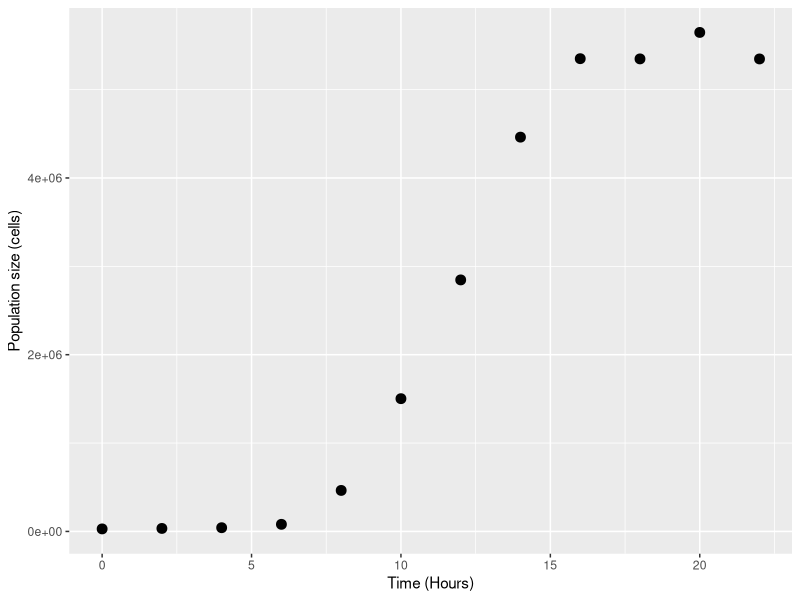
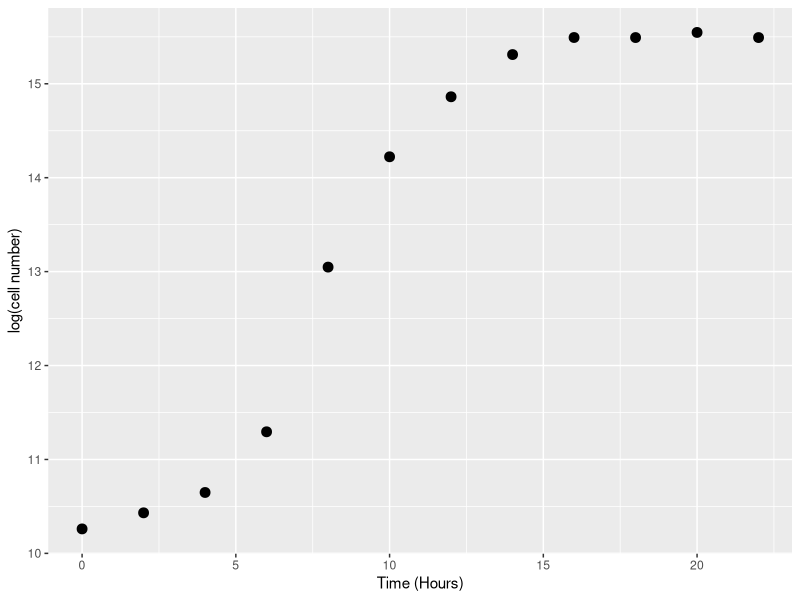
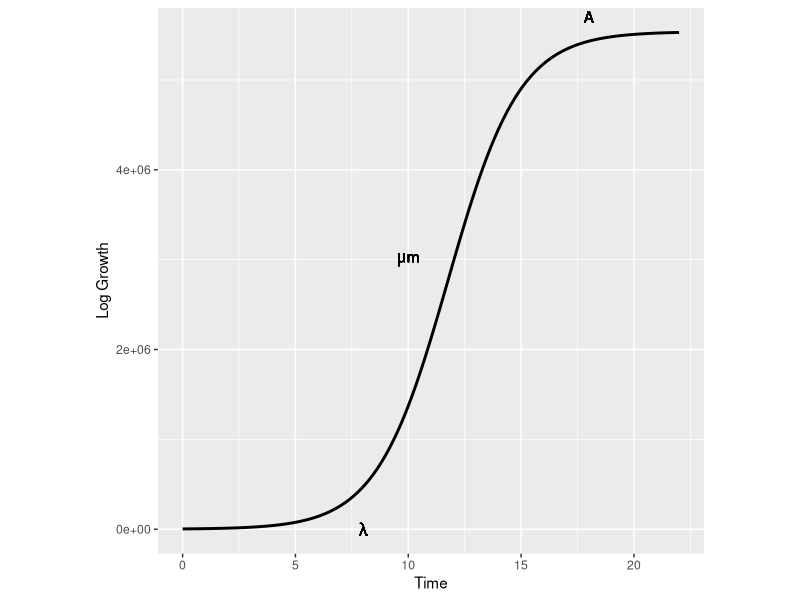

Source code (R) for these figures, in order:
library(tidyverse)
library(minpack.lm)
t <- seq(0, 22, 2)
N <- c(32500, 33000, 38000, 105000, 445000, 1430000, 3020000, 4720000, 5670000, 5870000, 5930000, 5940000)

set.seed(1234) # To ensure we always get the same random sequence in this example "dataset" 

data <- data.frame(t, N * (1 + rnorm(length(t), sd = 0.1))) # add some random error

names(data) <- c("Time", "N")

head(data)

ggplot(data, aes(x = Time, y = N)) + geom_point(size = 3) +labs(x = "Time (Hours)", y = "Population size (cells)")

data$LogN <- log(data$N)

# visualise
ggplot(data, aes(x = t, y = LogN)) + 
  geom_point(size = 3) +
  labs(x = "Time (Hours)", y = "log(cell number)")

logistic_model <- function(t, r_max, K, N_0){ # The classic logistic equation
  return(N_0 * K * exp(r_max * t)/(K + N_0 * (exp(r_max * t) - 1)))
}

N_0_start <- min(data$N) # lowest population size
K_start <- max(data$N) # highest population size
r_max_start <- 0.62 # use our estimate from the OLS fitting from above

fit_logistic <- nlsLM(N ~ logistic_model(t = Time, r_max, K, N_0), data,
                      list(r_max=r_max_start, N_0 = N_0_start, K = K_start))

timepoints <- seq(0, 22, 0.1)

logistic_points <- logistic_model(t = timepoints, 
                                  r_max = coef(fit_logistic)["r_max"], 
                                  K = coef(fit_logistic)["K"], 
                                  N_0 = coef(fit_logistic)["N_0"])

df1 <- data.frame(timepoints, logistic_points)

df1$model <- "Logistic equation"
names(df1) <- c("Time", "N", "model")

pdf("graphs/example_data_logistic.pdf")
ggplot(data, aes(x = Time, y = N)) +geom_line(data = df1, aes(x = Time, y = N), size = 1) + theme(aspect.ratio=1)+ labs(x = "Time", y = "Log Growth")+ geom_text(x=18, y=5.7e+06, label="A") + 
  geom_text(x=10,y=3e+06,label= expression(paste(mu,"m"))) + geom_text(x=8, y=0, label=expression(paste(lambda)))
dev.off()
